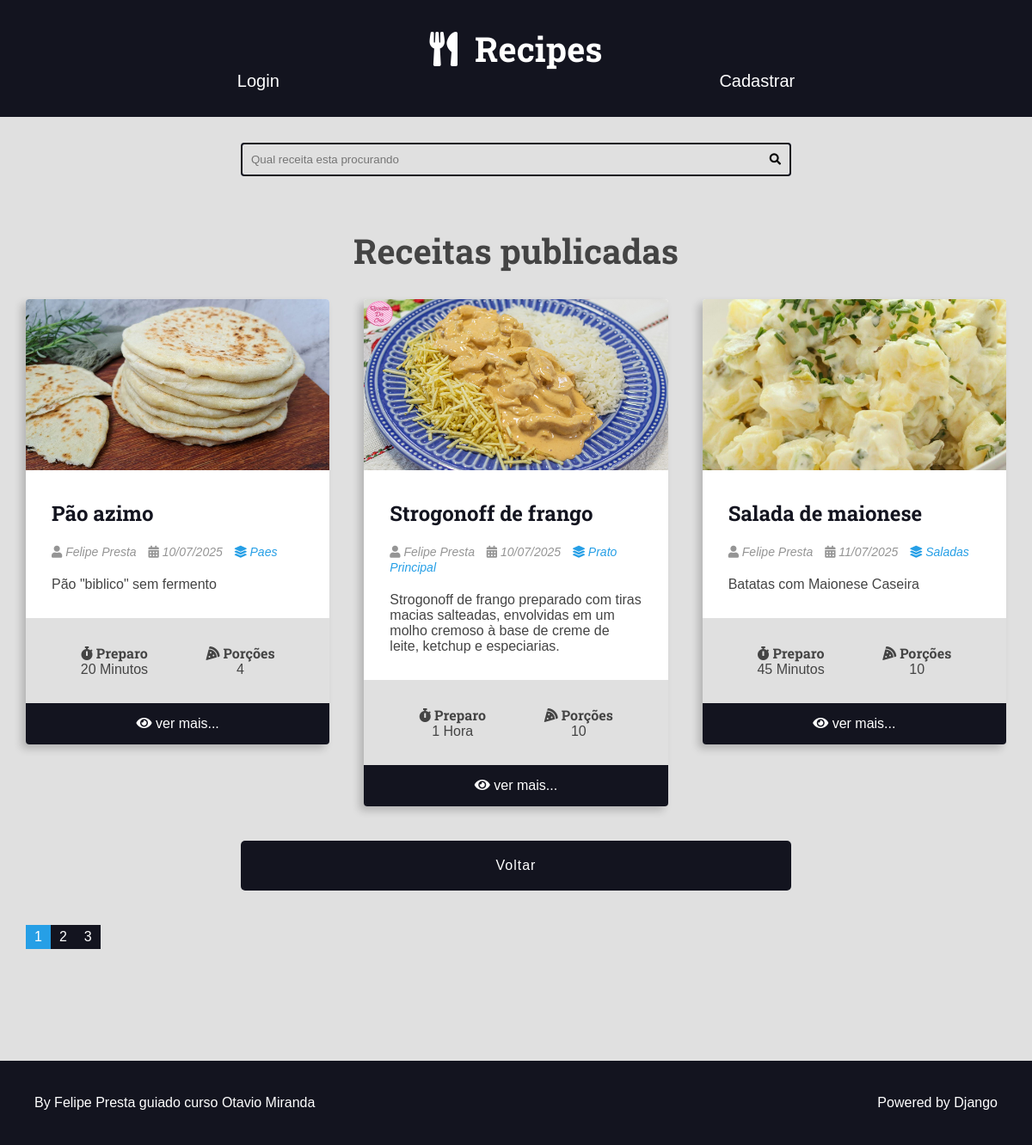
The app's page /receitas_publicadas/ (signed in) with its own data.
### recipes/models.py (models this page shows, shortened)
class Recipe(models.Model):
    tittle = models.CharField(max_length=65)
    description = models.CharField(max_length=165)
    slug = models.SlugField(unique=True)
    preparation_time = models.IntegerField()
    preparation_time_unit = models.CharField(max_length=65)
    servings_steps = models.IntegerField()
    servings_steps_unit = models.CharField(max_length=65, blank=True, null=True)
    preparation_steps = models.TextField()
    preparation_steps_is_html = models.BooleanField(default=False)
    created_at = models.DateTimeField(auto_now_add=True)
    updated_at = models.DateTimeField(auto_now=True)
    is_published = models.BooleanField(default=False)
    cover = models.ImageField(upload_to='recipes/covers/%Y/%m/%d/', blank=True)
    category = models.ForeignKey(Category, on_delete=models.SET_NULL, null=True)
    author = models.ForeignKey(User, on_delete=models.SET_NULL, null=True)

class Category(models.Model):
    name = models.CharField(max_length=65)

### authors/views.py (the view)
# urls.py: path('receitas_publicadas/', views.receitas_publicadas, name='receitas_publicadas'),
@login_required(login_url='authors:login', redirect_field_name='next')
def receitas_publicadas(request):
    recipes = Recipe.objects.filter(author=request.user, is_published=True)
    page_object, pagination_range = make_pagination(request, recipes, PER_PAGE)
    return render(request, 'authors/receitas_publicadas.html',
    context = {
        'recipes': page_object,
        'pagination_range': pagination_range,
    })

### utils/pagination.py (called while the page is built)
def make_pagination_range(page_range, qty_pages, current_page):
    middle_range = math.ceil(qty_pages / 2)
    total_pages = len(page_range)
    start_range = current_page - middle_range
    stop_range = current_page + middle_range
    if start_range < 0:
        start_range = 0
        stop_range = qty_pages
    if stop_range > total_pages:
        stop_range = total_pages
        start_range = total_pages - qty_pages
    if start_range < 0:
        start_range = 0
    pagination = page_range[start_range:stop_range]
    return {
        'pagination': pagination,
        'page_range': page_range,
        'qty_pages': qty_pages,
        'current_page': current_page,
        'total_pages': total_pages,
        'start_range': start_range,
        'stop_range': stop_range,
        'first_page_out_of_range': start_range > 0,
        'last_page_out_of_range': stop_range < total_pages,
    }

def make_pagination(request, queryset, per_page, qty_page=4):
    try:
        current_page = int(request.GET.get('page', 1))
    except ValueError:
        current_page = 1
    paginator = Paginator(queryset, per_page)
    page_object = paginator.get_page(current_page)
    pagination_range = make_pagination_range(
        paginator.page_range,
        qty_page,
        current_page
    )
    return page_object, pagination_range

### authors/templates/authors/receitas_publicadas.html (shortened to what this page needs)
{% extends 'base.html' %}
{% block body %}
{% include 'recipes/partials/search.html' %}
<h2 class="center text-user-perfil">Receitas publicadas</h2>
<div class="main-content-container">
    <div class="main-content main-content-list container">
        {% for recipe in recipes %}
            {% if recipe.author == request.user %}
                {% include 'recipes/partials/recipe.html' %}
            {% endif %}
        {% empty %}
            <h1>Nenhuma Receita Publicada</h1>
        {% endfor %}
    </div>
    <div class="form-group form-content-grid center">
        <a href="{% url 'authors:pagina_de_usuario' %}">
          <button type="button">Voltar</button>
        </a>
    </div>
</div>
{% endblock %}

### recipes/templates/recipes/partials/recipe.html (shortened to what this page needs)
<div class="recipe recipe-list-item">
    {% if recipe.cover %}
        <div class="recipe-cover">
            <a href="{% url 'recipes:recipe_detail' recipe.id %}">
                 <img src="{{ recipe.cover.url }}" alt="temporario">
            </a>
        </div>
    {% endif %}
    <div class="recipe-title-container">
        <h2 class="recipe-title">
            <a href="{% url 'recipes:recipe_detail' recipe.id %}">
                {{ recipe.tittle }}
            </a>
        </h2>
    </div>
     <div class="recipe-author">
        <span class="recipe-author-item">
            <i class="fas fa-user"></i>
            {% if recipe.author.first_name %}
                {{ recipe.author.first_name }} {{ recipe.author.last_name }}
            {% else %}
                {{ recipe.author.username }}
            {% endif %}
        </span>
        <span class="recipe-author-item">
            <i class="fas fa-calendar-alt"></i>
            {{ recipe.created_at|date:"d/m/Y" }}
        </span>
        {% if recipe.category is not None %}
            <span class="recipe-author-item">
                <a href=" {% url 'recipes:category' recipe.category.id %}">
                    <i class="fas fa-layer-group"></i>
                    <span>{{ recipe.category.name }}</span>
                </a>
            </span>
        {% endif %}
    </div>
    <div class="recipe-content">
        <p>{{ recipe.description }}</p>
    </div>
     <div class="recipe-meta-container">
        <div class="recipe-meta recipe-preparation">
            <h3 class="recipe-meta-title"><i class="fas fa-stopwatch"></i> Preparo</h3>
            <div class="recipe-meta-text">
                {{ recipe.preparation_time }} {{ recipe.preparation_time_unit }}
            </div>
        </div>
        <div class="recipe-meta recipe-servings">
            <h3 class="recipe-meta-title"><i class="fas fa-pizza-slice"></i> Porções</h3>
            <div class="recipe-meta-text">
                {{ recipe.servings_steps }} {{ recipe.servings_unit }}
            </div>
        </div>
    </div>
    {% if is_datail_page is not True and not from_painel_de_usuario %}
        <footer class="recipe-footer">
            <a class="recipe-read-more button button-dark button-full-width" href="{% url 'recipes:recipe_detail' recipe.id %}?page={{ recipes.number }}">
                <i class="fas fa-eye"></i>
                <span>ver mais...</span>
            </a>
        </footer>
    {% endif %}
</div>

### static/css/style.css (style rules this page uses)
:root { --color-primary: #269fe6; --color-primary-hover: #2086c2; --color-primary-dark: #13141f; --color-primary-dark-hover: #212336; --color-primary-light: #d4ecfa; --color-primary-light-hover: #bdd8e7; --color-white: #fff; --color-black: #000; --color-dark-text: #444; --color-info-light: #cce5ff; --color-debug-light: #cce5ff; --color-success-light: #d4edda; --color-alert-light: #fff3cd; --color-warning-light: #fff3cd; --color-error-light: #f8d7da; --color-info-dark: #4d86c4; --color-debug-dark: #4d86c4; --color-success-dark: #4a9c5d; --color-alert-dark: #927f40; --color-warning-dark: #927f40; --color-error-dark: #da525d; --color-gray-0: #f9f9f9; --color-gray-1: #e0e0e0; --color-gray-2: #c7c7c7; --color-gray-3: #aeaeae; --color-gray-4: #959595; --color-gray-5: #7d7d7d; --color-gray-6: #646464; --color-gray-7: #4b4b4b; --color-gray-8: #323232; --color-gray-9: #191919; --font-primary: sans-serif; --font-headings: 'Roboto Slab', serif; --spacing-gutter-medium: 3rem; --spacing-gutter-large: 4rem; }
* { padding: 0; margin: 0; box-sizing: border-box; }
html { font-size: 62.5%; }
body { font-size: 1.6rem; font-family: var(--font-primary); background: var(--color-gray-1); color: var(--color-dark-text); }
h1, h2, h3, h4, h5, h6 { font-family: var(--font-headings); }
.container { max-width: 144rem; margin: 0 auto; padding: var(--spacing-gutter-medium); }
.main-content { padding-top: 0; }
.main-content-list { display: grid; grid-template-columns: repeat(auto-fit, minmax(340px, 1fr)); gap: var(--spacing-gutter-large); }
.recipe { background: var(--color-white); box-shadow: -5px 5px 10px rgba(0, 0, 0, .2); transform: scale(1); transition: all 300ms ease-in-out; border-radius: .4rem; overflow: hidden; }
.recipe img { max-width: 100%; }
.recipe-list-item { max-width: 64rem; height: fit-content; }
.recipe-title-container { padding: var(--spacing-gutter-medium); padding-bottom: 2rem; }
.recipe-title-container a { text-decoration: none; color: var(--color-primary-dark); }
.recipe-author { padding: 0 var(--spacing-gutter-medium); }
.recipe-author a { color: var(--color-primary); transition: all 300ms ease-in-out; text-decoration: none; }
.recipe-author-item { color: var(--color-gray-4); margin-right: 1rem; font-style: italic; font-size: 1.4rem; }
.recipe-meta-container { display: flex; flex-flow: row wrap; padding: var(--spacing-gutter-medium); background: var(--color-gray-1); }
.recipe-content { padding: var(--spacing-gutter-medium); padding-top: 2rem; }
.recipe-meta { display: flex; flex-flow: column nowrap; flex-shrink: 1; flex-grow: 1; text-align: center; }
.recipe-meta-title { font-size:1.6rem; }
.recipe-footer a { background: var(--color-primary-dark); display: block; color: var(--color-white); text-decoration: none; text-align: center; padding: 1.5rem var(--spacing-gutter-medium); transition: all 300ms ease-in-out; }
.center { text-align: center; }
.form-content-grid { display: grid; grid-template-columns: repeat(auto-fit, minmax(30rem, 1fr)); gap: calc(var(--spacing-gutter-medium)/2) var(--spacing-gutter-medium); }
.form-group button { margin: 1rem auto; width: 64rem; border-radius: 0.5rem; color: var(--color-white); background: var(--color-primary-dark); padding: 2rem; transition: all 300ms ease-in-out; border: none; font-size: 1.6rem; letter-spacing: 0.1rem; }
.text-user-perfil { font-size: 4rem; margin: 3rem; }
.form-group.center { max-width: 64rem; margin: 0 auto; text-align: center; }
.form-group.center button { width: 100%; padding: 2rem; border-radius: 0.5rem; background: var(--color-primary-dark); color: var(--color-white); font-size: 1.6rem; cursor: pointer; transition: all 0.3s ease-in-out; }

### records on screen
Recipe: cover (picture), tittle "Pão azimo", author.first_name "Felipe", author.last_name "Presta", created_at "10/07/2025", category.name "Paes", description "Pão \"biblico\" sem fermento", preparation_time "20", preparation_time_unit "Minutos", servings_steps "4"
Recipe: cover (picture), tittle "Strogonoff de frango", author.first_name "Felipe", author.last_name "Presta", created_at "10/07/2025", category.name "Prato Principal", description "Strogonoff de frango preparado com tiras macias salteadas, envolvidas em um molho cremoso à base de creme de leite, ketchup e especiarias.", preparation_time "1", preparation_time_unit "Hora", servings_steps "10"
Recipe: cover (picture), tittle "Salada de maionese", author.first_name "Felipe", author.last_name "Presta", created_at "11/07/2025", category.name "Saladas", description "Batatas com Maionese Caseira", preparation_time "45", preparation_time_unit "Minutos", servings_steps "10"

### other values on screen
{{ page }} "1"
{{ page }} "2" "3"
